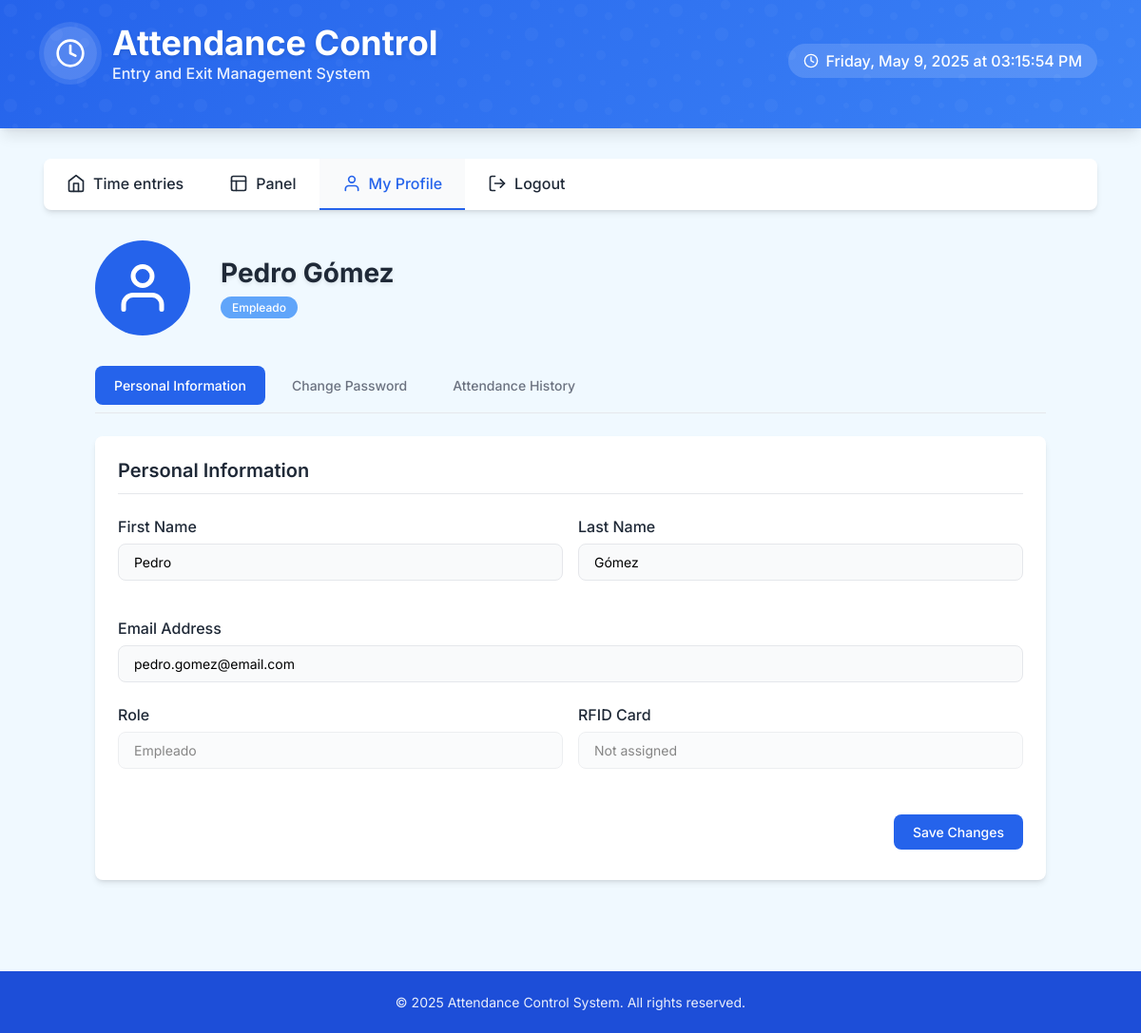
Screenshot of /code/perfil.php (signed in) with the database file from the repository.
### tables this page shows
CREATE TABLE `usuarios` (
  `id` int(11) NOT NULL,
  `nombre` varchar(100) NOT NULL,
  `apellido` varchar(100) NOT NULL,
  `email` varchar(150) NOT NULL,
  `password` varchar(255) DEFAULT NULL,
  `rol_id` int(11) DEFAULT NULL
);

### code/perfil.php (the view, shortened to what this page needs)
<?php
require_once 'includes/db_connection.php';
$userId = $_SESSION['user_id'];
$user = null;
$stmt = $conn->prepare("SELECT id, nombre, apellido, email, rol_id FROM usuarios WHERE id = ?");
$stmt->bind_param("i", $userId);
$stmt->execute();
$result = $stmt->get_result();
if ($result->num_rows === 1) {
    $user = $result->fetch_assoc();
    $roleStmt = $conn->prepare("SELECT nombre FROM roles WHERE id = ?");
    $roleStmt->bind_param("i", $user['rol_id']);
    $roleStmt->execute();
    $roleResult = $roleStmt->get_result();
    if ($roleResult->num_rows === 1) {
        $role = $roleResult->fetch_assoc();
        $user['role_name'] = $role['nombre'];
    } else {
        $user['role_name'] = 'Desconocido';
    }
    $rfidStmt = $conn->prepare("SELECT rfid_code FROM tarjetas WHERE usuario_id = ?");
    $rfidStmt->bind_param("i", $userId);
    $rfidStmt->execute();
    $rfidResult = $rfidStmt->get_result();
    if ($rfidResult->num_rows === 1) {
        $rfid = $rfidResult->fetch_assoc();
        $user['rfid'] = $rfid['rfid_code'];
    } else {
        $user['rfid'] = null;
    }
} else {
    header('Location: logout.php');
    exit;
}
include 'includes/header.php';
?>
<div class="profile-container">
    <div class="profile-header">
        <div class="profile-avatar">
            <svg xmlns="http://www.w3.org/2000/svg" viewBox="0 0 24 24" fill="none" stroke="currentColor" stroke-width="2" stroke-linecap="round" stroke-linejoin="round">
                <path d="M20 21v-2a4 4 0 0 0-4-4H8a4 4 0 0 0-4 4v2"></path>
                <circle cx="12" cy="7" r="4"></circle>
            </svg>
        </div>
        <div class="profile-info">
            <h1><?php echo htmlspecialchars($user['nombre'] . ' ' . $user['apellido']); ?></h1>
            <div class="profile-meta">
                <span class="badge badge-primary"><?php echo htmlspecialchars($user['role_name']); ?></span>
            </div>
        </div>
    </div>
    <div class="profile-tabs">
        <button class="tab-button active" data-tab="info">Personal Information</button>
        <button class="tab-button" data-tab="password">Change Password</button>
        <button class="tab-button" data-tab="attendance">Attendance History</button>
    </div>
    <div class="tab-content active" id="info-tab">
        <div class="card">
            <div class="card-header">
                <h3 class="card-title">Personal Information</h3>
            </div>
            <div class="card-body">
                <form id="profileForm" method="POST" action="perfil.php">
                    <div class="form-row">
                        <div class="form-group">
                            <label for="nombre" class="form-label">First Name</label>
                            <input type="text" id="nombre" name="nombre" class="form-control" value="<?php echo htmlspecialchars($user['nombre']); ?>" required>
                        </div>
                        <div class="form-group">
                            <label for="apellido" class="form-label">Last Name</label>
                            <input type="text" id="apellido" name="apellido" class="form-control" value="<?php echo htmlspecialchars($user['apellido']); ?>" required>
                        </div>
                    </div>
                    <div class="form-group">
                        <label for="email" class="form-label">Email Address</label>
                        <input type="email" id="email" name="email" class="form-control" value="<?php echo htmlspecialchars($user['email']); ?>" required>
                    </div>
                    <div class="form-row">
                        <div class="form-group">
                            <label for="role" class="form-label">Role</label>
                            <input type="text" id="role" class="form-control" value="<?php echo htmlspecialchars($user['role_name']); ?>" disabled>
                        </div>
                        <div class="form-group">
                            <label for="rfid" class="form-label">RFID Card</label>
                            <input type="text" id="rfid" class="form-control" value="<?php echo $user['rfid'] ? htmlspecialchars($user['rfid']) : 'Not assigned'; ?>" disabled>
                        </div>
                    </div>
                    <div class="form-actions">
                        <button type="submit" class="btn btn-primary">Save Changes</button>
                    </div>
                </form>
            </div>
        </div>
    </div>
</div>
<?php
include 'includes/footer.php';
?>

### code/css/perfil.css (style rules this page uses)
.profile-container { max-width: 1000px; margin: 0 auto; }
.profile-header { display: flex; align-items: center; gap: 2rem; margin-bottom: 2rem; }
.profile-avatar { width: 100px; height: 100px; background-color: var(--primary); border-radius: 50%; display: flex; align-items: center; justify-content: center; color: white; flex-shrink: 0; }
.profile-avatar svg { width: 60px; height: 60px; }
.profile-info { flex: 1; }
.profile-info h1 { font-size: 1.75rem; font-weight: 700; color: var(--text); margin: 0 0 0.5rem 0; }
.profile-meta { display: flex; align-items: center; gap: 1rem; }
.profile-tabs { display: flex; gap: 0.5rem; margin-bottom: 1.5rem; border-bottom: 1px solid var(--border); padding-bottom: 0.5rem; }
.tab-button { background: none; border: none; padding: 0.75rem 1.25rem; font-size: 0.875rem; font-weight: 500; color: var(--text-light); cursor: pointer; border-radius: var(--radius); transition: var(--transition); }
.tab-button.active { background-color: var(--primary); color: white; }
.tab-content { display: none; }
.tab-content.active { display: block; }
.form-row { display: grid; grid-template-columns: repeat(auto-fit, minmax(300px, 1fr)); gap: 1rem; margin-bottom: 1rem; }
.form-actions { margin-top: 1.5rem; display: flex; justify-content: flex-end; }
.badge { display: inline-flex; align-items: center; padding: 0.25rem 0.75rem; border-radius: 9999px; font-size: 0.75rem; font-weight: 500; }
.badge-primary { background-color: var(--primary-light); color: white; }

### code/css/common.css (style rules this page uses)
* { margin: 0; padding: 0; box-sizing: border-box; font-family: "Inter", "Segoe UI", system-ui, -apple-system, sans-serif; }
:root { --primary: #2563eb; --primary-dark: #1d4ed8; --primary-light: #60a5fa; --primary-gradient: linear-gradient(135deg, #2563eb 0%, #3b82f6 100%); --secondary: #f9fafb; --text: #1f2937; --text-light: #6b7280; --border: #e5e7eb; --background: #f0f9ff; --card: #ffffff; --shadow: 0 4px 6px -1px rgba(0, 0, 0, 0.1), 0 2px 4px -1px rgba(0, 0, 0, 0.06); --shadow-lg: 0 10px 15px -3px rgba(0, 0, 0, 0.1), 0 4px 6px -2px rgba(0, 0, 0, 0.05); --radius: 8px; --transition: all 0.2s ease; }
body { background-color: var(--background); color: var(--text); padding: 0; position: relative; min-height: 100vh; z-index: 1; }
h1 { font-size: 2.25rem; font-weight: 700; color: white; margin: 0; line-height: 1.2; text-shadow: 0 2px 4px rgba(0, 0, 0, 0.1); }
.card { background-color: var(--card); border-radius: var(--radius); box-shadow: var(--shadow); padding: 1.5rem; margin-bottom: 2rem; }
.card-header { display: flex; justify-content: space-between; align-items: center; margin-bottom: 1rem; padding-bottom: 0.75rem; border-bottom: 1px solid var(--border); }
.card-title { font-size: 1.25rem; font-weight: 600; color: var(--text); margin: 0; }
.card-body { padding: 0.5rem 0; }
.form-group { margin-bottom: 1.5rem; }
.form-label { display: block; margin-bottom: 0.5rem; font-weight: 500; color: var(--text); }
.form-control { width: 100%; padding: 0.625rem 1rem; border: 1px solid var(--border); border-radius: var(--radius); background-color: var(--secondary); font-size: 0.875rem; transition: var(--transition); }
.form-control:disabled { opacity: 0.7; cursor: not-allowed; }
button { padding: 0.625rem 1.25rem; border-radius: var(--radius); font-size: 0.875rem; font-weight: 500; cursor: pointer; transition: all 0.2s ease; border: none; display: inline-flex; align-items: center; justify-content: center; gap: 0.5rem; }
.btn-primary { background-color: var(--primary); color: white; }

### rows the page displays
usuarios: nombre+apellido "Pedro Gómez", nombre "Pedro", apellido "Gómez", email "pedro.gomez@email.com"

### other values shown
$user['role_name'] "Empleado"
